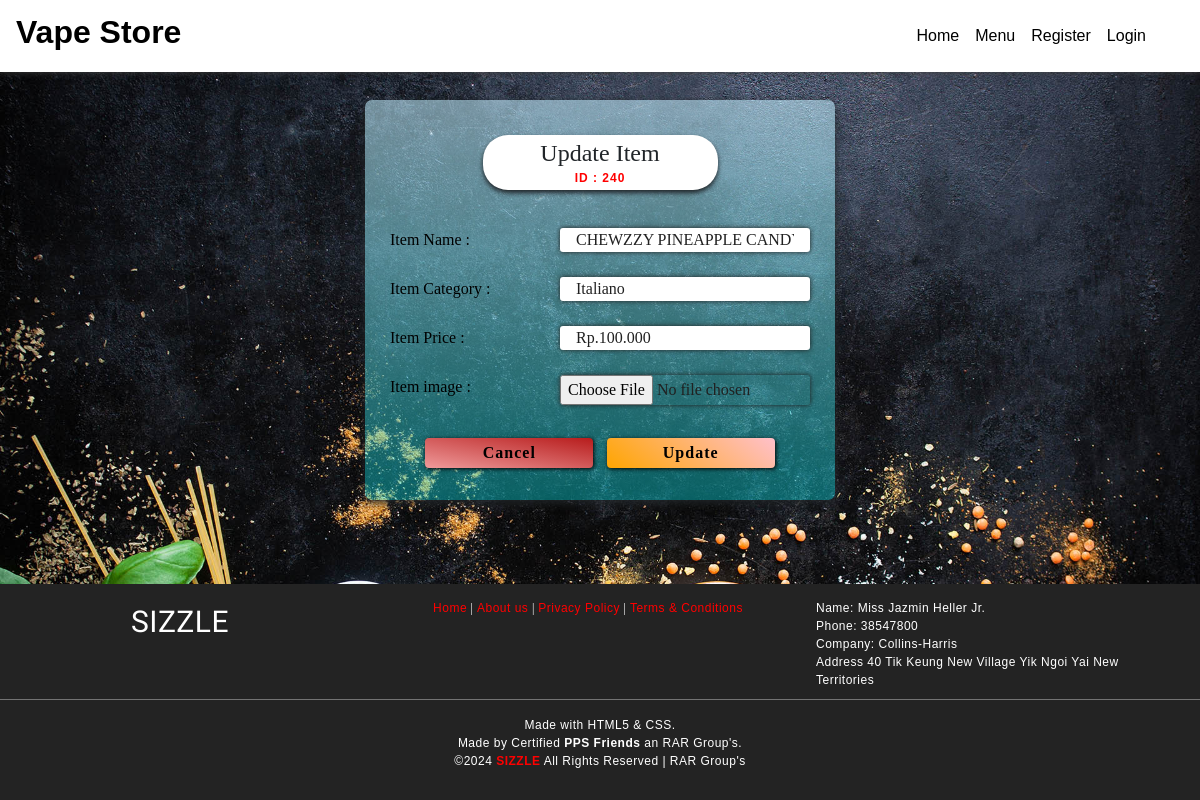
Page /getfood/24 on the earlier database version.
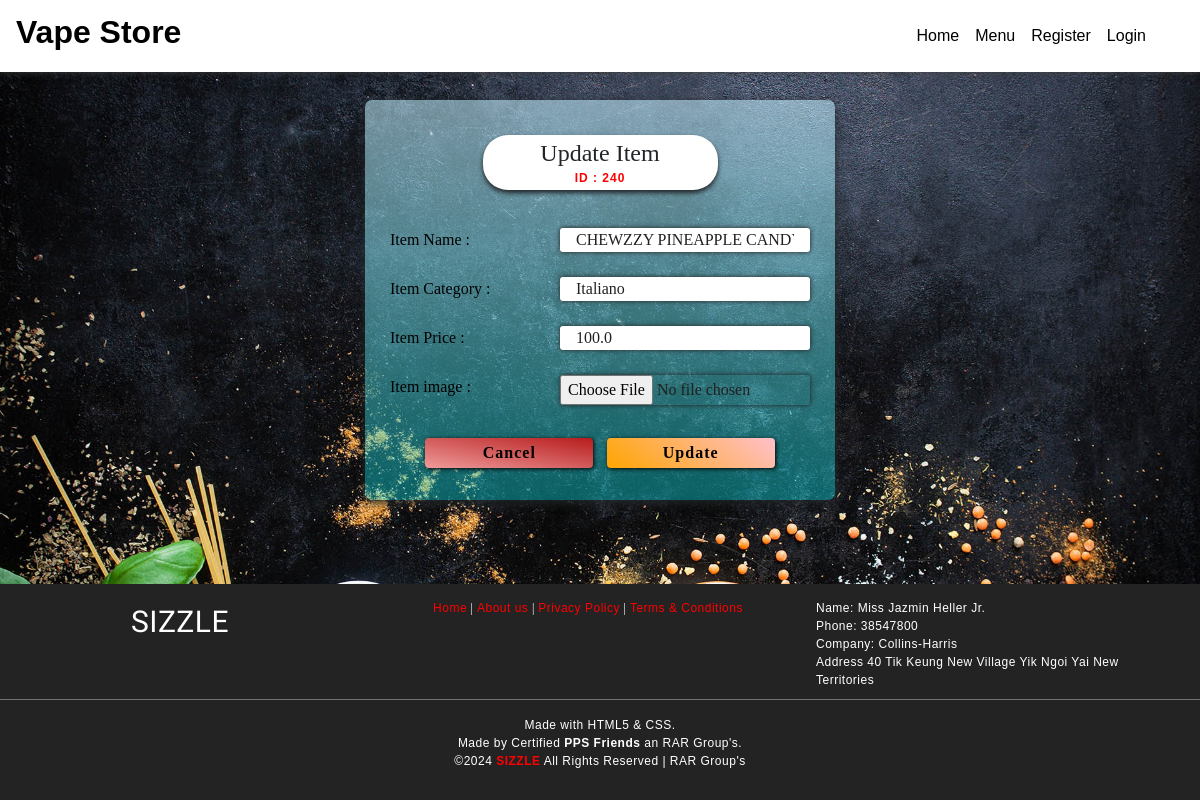
Same page on the later database version.
### foodapp/models.py (models this page shows)
class Food(models.Model):
	FoodId    = models.AutoField(primary_key=True)
	FoodName  = models.CharField(max_length=30)
	FoodCat   = models.CharField(max_length=30)
	FoodPrice = models.FloatField(max_length=15)
	FoodImage = models.ImageField(upload_to='media',default='')
	class Meta:
		db_table = "FP_Food"

### foodapp/views.py (the view)
# urls.py: path('getfood/<int:FoodId>',views.getfood),
def getfood(request,FoodId):
	foods = Food.objects.get(FoodId=FoodId)
	return render(request,'updatefood.html',{'f':foods})

### Templates/foodapp/updatefood.html (shortened to what the changed rows need)
<!DOCTYPE html>
<html lang="en" dir="ltr">
  <head>
	{% load static %}
    <link rel="stylesheet" type="text/css" href="{% static 'css/imperial_style.css' %}" />
    <link rel="stylesheet" type="text/css" href="{% static 'css/master.css' %}" />
    <link rel="stylesheet" href="https://use.fontawesome.com/releases/v5.7.2/css/all.css">
    <link rel="stylesheet" href="https://use.fontawesome.com/releases/v5.3.1/css/all.css">
<link rel="stylesheet" href="https://stackpath.bootstrapcdn.com/bootstrap/4.4.1/css/bootstrap.min.css">
  </head>
    <nav class="navbar navbar-expand-lg navbar-light" style="position: fixed;width:100%;background-image: linear-gradient(180deg,#FFF,#FFF);box-shadow: 0px 0px 7px 0px #404040;">
      <a class="navbar-brand" href="/"><h2 style="color:black;font-family:sans-serif;font-weight:bolder;"><b>Vape Store</b></h2></a>
    </nav>
      <main>
        <center><div class="middle-admin-reg">
          <center ><legend style="margin-top:25px;box-shadow:0px 3px 5px;width:50%;background:white;border-radius:25px;font-family: 'Courgette', cursive;">Update Item<h5 style="font-size:50%;color:RED;padding-bottom:5px;letter-spacing:1px;"><b>ID : {{f.FoodId}}0</b></h5></legend></center>
          <div class="form-container">
            <form class="myform-container" enctype="multipart/form-data" action="/editfood/{{f.FoodId}}" method="post">{% csrf_token %}
            <span class="entry-box">Item Name : <input type="text" name="FoodName" value="{{f.FoodName}}"></span>
            <span class="entry-box">Item Category : <input type="text" name="FoodCat" value="{{f.FoodCat}}" required></span>
            <span class="entry-box">Item Price : <input type="tel" name="FoodPrice" maxlength="6"  value="{{f.FoodPrice}}" required></span>
            </form>
          </div>
        </div></center>
      </main>
  </body>
</html>

Differences in the rows shown:
changed Food "CHEWZZY PINEAPPLE CANDY 60ML": FoodPrice "Rp.100.000" → "100.0"
